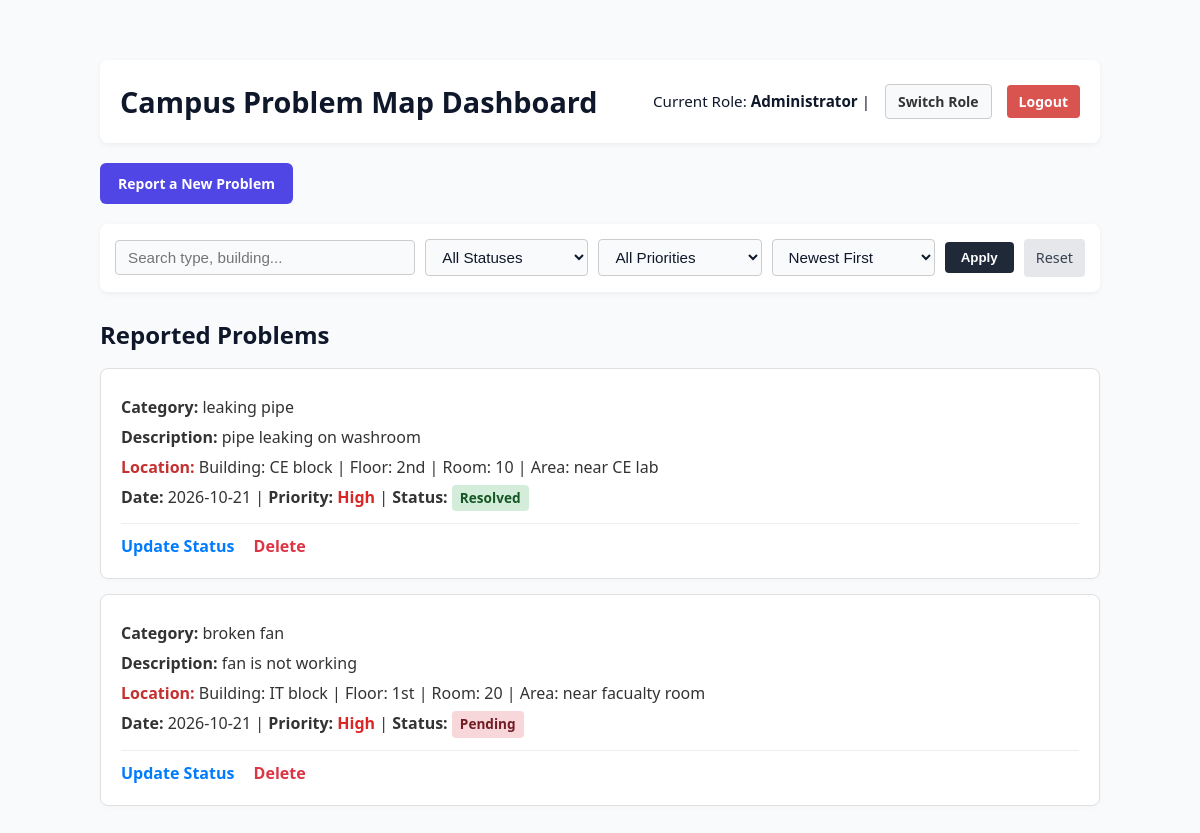
The app's page /dashboard (signed in) with its own data.
### tables this page shows
CREATE TABLE problem (
            problem_id INTEGER PRIMARY KEY AUTOINCREMENT,
            title TEXT NOT NULL,
            description TEXT NOT NULL,
            building TEXT NOT NULL,
            floor TEXT NOT NULL,
            room_number TEXT NOT NULL,
            area TEXT NOT NULL,
            priority TEXT DEFAULT 'Medium',
            status TEXT DEFAULT 'Pending',
            date TEXT NOT NULL
        );

### app.py (the view)
@app.route('/dashboard')
def index():
    search_query = request.args.get('search', '').strip()
    status_filter = request.args.get('status', 'All')
    priority_filter = request.args.get('priority', 'All')
    sort_by = request.args.get('sort', 'newest')
    conn = get_db_connection()
    query = "SELECT * FROM problem WHERE 1=1"
    params = []
    if search_query:
        query += " AND (title LIKE ? OR building LIKE ? OR area LIKE ? OR description LIKE ?)"
        like_term = f"%{search_query}%"
        params.extend([like_term, like_term, like_term, like_term])
    if status_filter and status_filter != 'All':
        query += " AND status = ?"
        params.append(status_filter)
    if priority_filter and priority_filter != 'All':
        query += " AND priority = ?"
        params.append(priority_filter)
    if sort_by == 'status':
        query += " ORDER BY status ASC"
    elif sort_by == 'priority':
        query += " ORDER BY CASE priority WHEN 'High' THEN 1 WHEN 'Medium' THEN 2 WHEN 'Low' THEN 3 ELSE 4 END"
    else:  # newest first
        query += " ORDER BY problem_id DESC"
    problems = conn.execute(query, params).fetchall()
    conn.close()
    role_name = 'Administrator' if session.get('user_id') else 'Student'
    return render_template('index.html', problems=problems,
                           search=search_query,
                           current_status=status_filter,
                           current_priority=priority_filter,
                           current_sort=sort_by,
                           role_name=role_name)

### app.py (called while the page is built)
def get_db_connection():
    conn = sqlite3.connect('database.db')
    conn.row_factory = sqlite3.Row
    return conn

### templates/index.html (shortened to what this page needs)
<!DOCTYPE html>
<html lang="en">
<head>
    <link rel="stylesheet" href="{{ url_for('static', filename='style.css') }}">
</head>
<body>
    <div class="container" style="max-width: 1000px; margin: 30px auto; padding: 0 20px;">
        <header style="display: flex; justify-content: space-between; align-items: center; background: #fff; padding: 20px; border-radius: 8px; box-shadow: 0 2px 5px rgba(0,0,0,0.05); margin-bottom: 20px;">
            <h1 style="margin: 0; font-size: 1.8em;">Campus Problem Map Dashboard</h1>
            <div style="display: flex; align-items: center; gap: 15px;">
                <span style="font-size: 0.95em;">Current Role: <strong>{{ role_name }}</strong> |</span>
                <a href="{{ url_for('role_select') }}" class="btn" style="background-color: #f8f9fa; color: #333; border: 1px solid #ccc; padding: 6px 12px; text-decoration: none; border-radius: 4px;">Switch Role</a>
                {% if session.get('user_id') %}
                    <a href="{{ url_for('logout') }}" class="btn" style="background-color: #d9534f; color: white; padding: 6px 12px; text-decoration: none; border-radius: 4px;">Logout</a>
                {% else %}
                    <a href="{{ url_for('login') }}" class="btn" style="background-color: #007bff; color: white; padding: 6px 12px; text-decoration: none; border-radius: 4px;">Admin Login</a>
                {% endif %}
            </div>
        </header>
        <div style="margin-bottom: 20px;">
            <a href="{{ url_for('report') }}" class="btn" style="text-decoration: none; padding: 10px 18px; background-color: #4f46e5; color: white; border-radius: 6px; font-weight: bold; display: inline-block;">Report a New Problem</a>
        </div>
        {% if session.get('user_id') %}
        <form method="GET" action="{{ url_for('index') }}" class="filter-bar">
            <input type="text" name="search" placeholder="Search type, building..." value="{{ search }}" style="flex: 2; min-width: 200px;">
            <select name="status" style="flex: 1;">
                <option value="All" {% if current_status == 'All' %}selected{% endif %}>All Statuses</option>
            </select>
            <select name="priority" style="flex: 1;">
                <option value="All" {% if current_priority == 'All' %}selected{% endif %}>All Priorities</option>
            </select>
            <select name="sort" style="flex: 1;">
                <option value="newest" {% if current_sort == 'newest' %}selected{% endif %}>Newest First</option>
            </select>
            <button type="submit" style="padding: 8px 16px; background-color: #1f2937; color: white; border: none; border-radius: 4px; cursor: pointer; font-weight: bold;">Apply</button>
            <a href="{{ url_for('index') }}" style="padding: 8px 12px; background-color: #e5e7eb; color: #374151; text-decoration: none; border-radius: 4px; font-size: 0.9em;">Reset</a>
        </form>
        {% endif %}
        <h2 style="margin-bottom: 15px;">Reported Problems</h2>
        {% if problems %}
            {% for problem in problems %}
            <div class="problem-card">
                <p><strong>Category:</strong> {{ problem['title'] }}</p>
                <p><strong>Description:</strong> {{ problem['description'] }}</p>
                <p><strong style="color: #c53030;">Location:</strong> Building: {{ problem['building'] }} | Floor: {{ problem['floor'] }} | Room: {{ problem['room_number'] }} | Area: {{ problem['area'] }}</p>
                <p>
                    <strong>Date:</strong> {{ problem['date'] }} |
                    <strong>Priority:</strong> <span style="color: {% if problem['priority'] == 'High' %}#dc2626{% else %}#d97706{% endif %}; font-weight: bold;">{{ problem['priority'] }}</span> |
                    <strong>Status:</strong>
                    <span class="badge" style="background-color: {% if problem['status'] == 'Resolved' %}#d4edda{% elif problem['status'] == 'In Progress' %}#fff3cd{% else %}#f8d7da{% endif %}; color: {% if problem['status'] == 'Resolved' %}#155724{% elif problem['status'] == 'In Progress' %}#856404{% else %}#721c24{% endif %};">
                        {{ problem['status'] }}
                    </span>
                </p>
                {% if session.get('user_id') %}
                <div style="margin-top: 12px; padding-top: 10px; border-top: 1px solid #eee;">
                    <a href="{{ url_for('update_problem', problem_id=problem['problem_id']) }}" style="color: #007bff; text-decoration: none; margin-right: 15px; font-weight: bold;">Update Status</a>
                    <a href="{{ url_for('delete_problem', problem_id=problem['problem_id']) }}" style="color: #dc3545; text-decoration: none; font-weight: bold;" onclick="return confirm('Delete this report?')">Delete</a>
                </div>
                {% endif %}
            </div>
            {% endfor %}
        {% else %}
            <p style="color: #666; background: #fff; padding: 20px; border-radius: 8px; text-align: center;">No problems found matching your criteria.</p>
        {% endif %}
    </div>
</body>
</html>

### static/style.css (style rules this page uses)
:root { --primary: #4f46e5; --primary-hover: #4338ca; --bg-color: #f8fafc; --card-bg: #ffffff; --text-main: #0f172a; --text-muted: #64748b; --border-color: #e2e8f0; }
body { font-family: system-ui, -apple-system, BlinkMacSystemFont, 'Segoe UI', Roboto, sans-serif; margin: 0; padding: 30px 40px; background-color: var(--bg-color); color: var(--text-main); line-height: 1.5; }
h1, h2, h3 { color: var(--text-main); font-weight: 700; }
.btn { display: inline-block; padding: 10px 20px; background: var(--primary); color: white; text-decoration: none; border-radius: 8px; font-weight: 600; font-size: 14px; border: none; cursor: pointer; transition: all 0.2s ease; }
input[type="text"], input[type="date"], select { padding: 10px 14px; border: 1px solid var(--border-color); border-radius: 8px; font-size: 14px; background: #f8fafc; color: var(--text-main); outline: none; transition: border 0.2s; }
.badge { display: inline-block; padding: 4px 10px; border-radius: 20px; font-size: 12px; font-weight: 600; text-transform: capitalize; }

### templates/index.html (style rules this page uses)
.filter-bar { background: #fff; padding: 15px; border-radius: 8px; box-shadow: 0 2px 5px rgba(0,0,0,0.05); display: flex; flex-wrap: wrap; gap: 10px; align-items: center; margin-bottom: 25px; }
.filter-bar input, .filter-bar select { padding: 8px 12px; border: 1px solid #ccc; border-radius: 4px; font-size: 0.95em; }
.problem-card { background: #fff; border: 1px solid #e0e0e0; border-radius: 8px; padding: 20px; margin-bottom: 15px; box-shadow: 0 2px 4px rgba(0,0,0,0.02); }
.problem-card p { margin: 6px 0; color: #333; }
.badge { padding: 3px 8px; border-radius: 4px; font-size: 0.85em; font-weight: bold; }

### records on screen
problem: title "leaking pipe", description "pipe leaking on washroom", building "CE block", floor "2nd", room_number "10", area "near CE lab", date "2026-10-21", priority "High", status "Resolved"
problem: title "broken fan", description "fan is not working", building "IT block", floor "1st", room_number "20", area "near facualty room", date "2026-10-21", priority "High", status "Pending"

### other values on screen
{{ role_name }} "Administrator"
